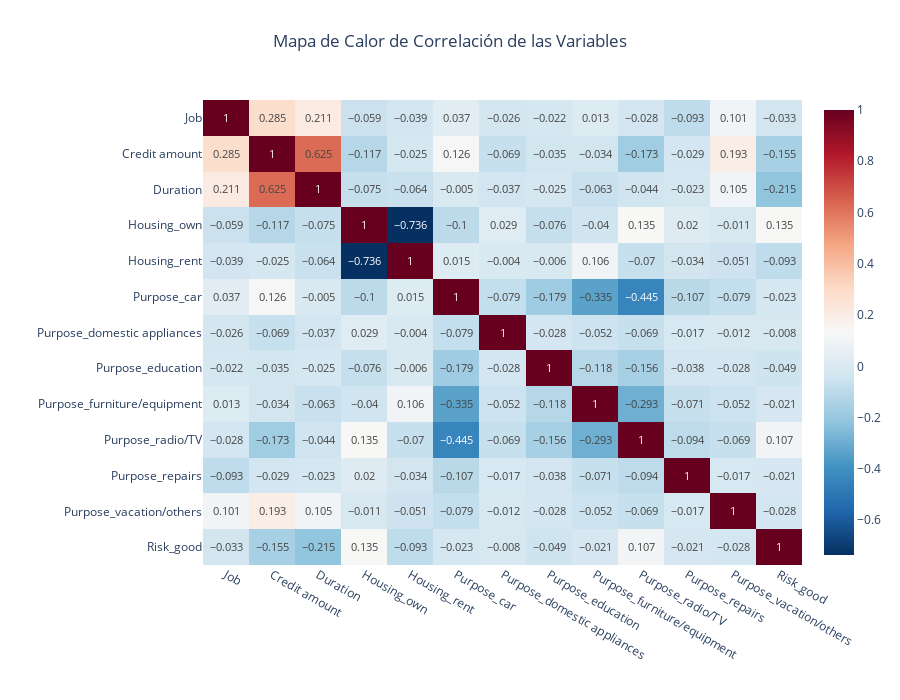

Write notebook code for a chart like this one.
### Markdown cell above
<div style="background-color: #e0f7fa; padding: 10px; border-radius: 5px;">

* <strong>Distribución del Monto de Crédito</strong>: La mayoría de los créditos tienen montos pequeños, lo cual puede influir en la predicción del riesgo crediticio. La distribución sesgada hacia montos más bajos sugiere que el modelo debe estar bien ajustado para manejar esta variabilidad y detectar patrones tanto en créditos pequeños como en los pocos créditos de montos altos.
  
* <strong>Distribución de la Duración del Crédito</strong>: La concentración de créditos en duraciones cortas (10-24 meses) sugiere que el modelo debe ser capaz de distinguir entre diferentes comportamientos de pago a corto plazo. Las duraciones más largas, aunque menos frecuentes, pueden proporcionar información valiosa sobre los clientes con créditos de mayor plazo.
  
* <strong>Distribución de Riesgo de Crédito</strong>: La mayoría de los clientes tienen un buen riesgo de crédito, indicando un desequilibrio de clases en el dataset. Para construir un modelo robusto, se necesitarán técnicas como el sobremuestreo (SMOTE) o el submuestreo para manejar este desequilibrio y asegurar que el modelo no sea sesgado hacia la clase mayoritaria (buen riesgo).

### Code cell
import plotly.express as px
import pandas as pd

# Supongamos que df_credit_risk es el dataframe original
# Eliminar la columna CustomerID
df_credit_risk_corr = df_credit_risk.drop('CustomerID', axis=1)

# Convertir variables categóricas en variables numéricas (dummy variables)
df_encoded = pd.get_dummies(df_credit_risk_corr, drop_first=True)

# Calcular la matriz de correlación
corr_matrix = df_encoded.corr().round(3)

# Crear un mapa de calor interactivo con Plotly
fig = px.imshow(corr_matrix, 
                text_auto=True, 
                aspect="auto", 
                color_continuous_scale='RdBu_r', 
                title='Mapa de Calor de Correlación de las Variables')

# Ajustar el tamaño de la figura
fig.update_layout(width=900,height=700,
    title={
        'text': "Mapa de Calor de Correlación de las Variables",
        'y':0.95,
        'x':0.5,
        'xanchor': 'center',
        'yanchor': 'top'
    },
    xaxis_title="",
    yaxis_title=""
)

# Mostrar la figura
fig.show()

### Figure 1 — Plotly figure (JSON) as saved in the notebook; plotly's stock layout.template omitted (floating-point values rounded to 4 significant figures; data arrays with more than 128 entries replaced by an {"elided": "..."} marker saying what was removed)
{"data": [{"coloraxis": "coloraxis", "hovertemplate": "x: %{x}<br>y: %{y}<br>color: %{z}<extra></extra>", "name": "0", "texttemplate": "%{z}", "type": "heatmap", "x": ["Job", "Credit amount", "Duration", "Housing_own", "Housing_rent", "Purpose_car", "Purpose_domestic appliances", "Purpose_education", "Purpose_furniture/equipment", "Purpose_radio/TV", "Purpose_repairs", "Purpose_vacation/others", "Risk_good"], "xaxis": "x", "y": ["Job", "Credit amount", "Duration", "Housing_own", "Housing_rent", "Purpose_car", "Purpose_domestic appliances", "Purpose_education", "Purpose_furniture/equipment", "Purpose_radio/TV", "Purpose_repairs", "Purpose_vacation/others", "Risk_good"], "yaxis": "y", "z": {"elided": "13x13 float values"}}], "layout": {"coloraxis": {"colorscale": [[0, "rgb(5,48,97)"], [0.1, "rgb(33,102,172)"], [0.2, "rgb(67,147,195)"], [0.3, "rgb(146,197,222)"], [0.4, "rgb(209,229,240)"], [0.5, "rgb(247,247,247)"], [0.6, "rgb(253,219,199)"], [0.7, "rgb(244,165,130)"], [0.8, "rgb(214,96,77)"], [0.9, "rgb(178,24,43)"], [1, "rgb(103,0,31)"]]}, "height": 700, "title": {"text": "Mapa de Calor de Correlación de las Variables", "x": 0.5, "xanchor": "center", "y": 0.95, "yanchor": "top"}, "width": 900, "xaxis": {"anchor": "y", "domain": [0, 1], "title": {"text": ""}}, "yaxis": {"anchor": "x", "autorange": "reversed", "domain": [0, 1], "title": {"text": ""}}}}
